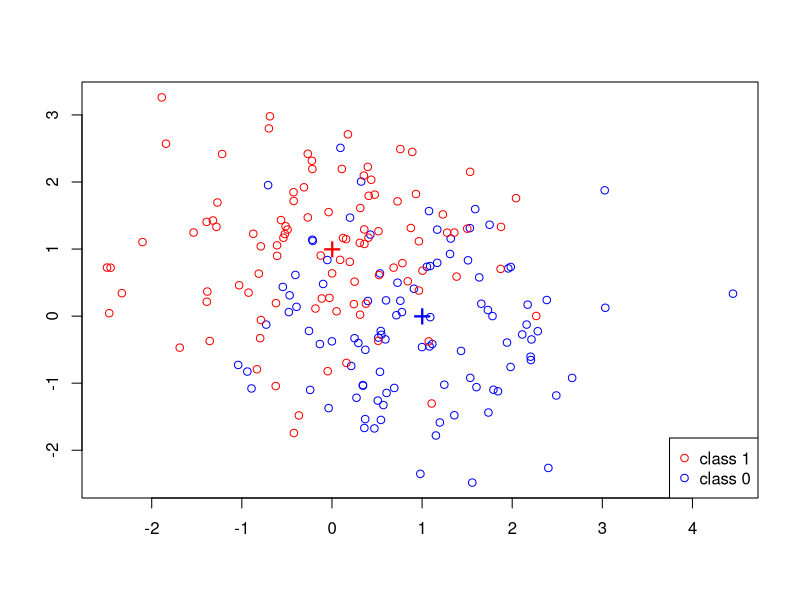
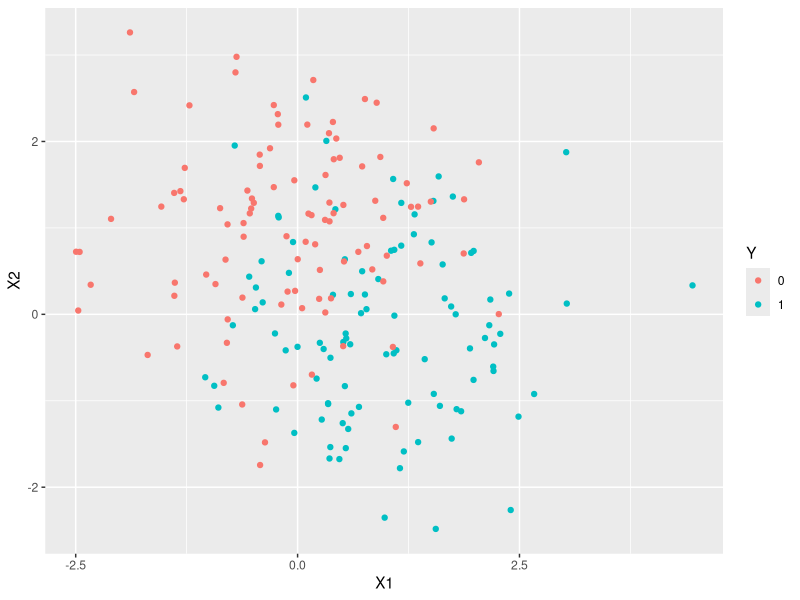
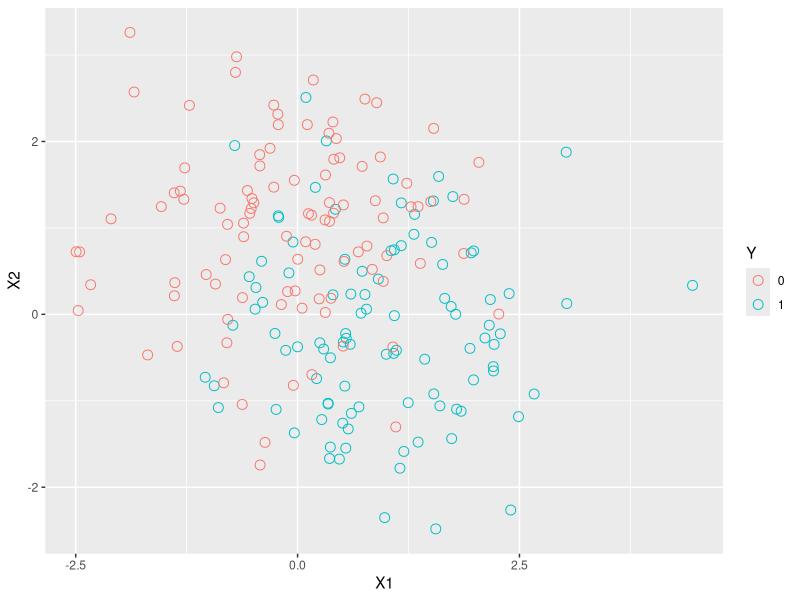
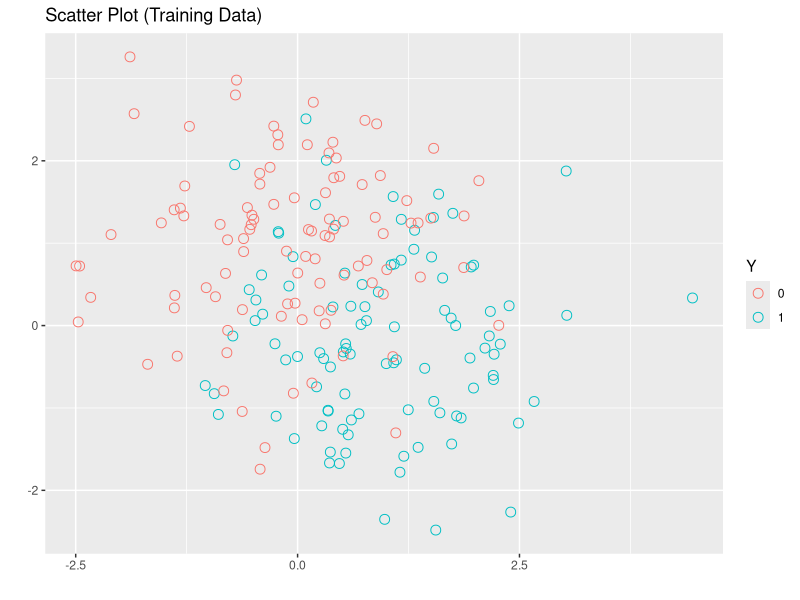
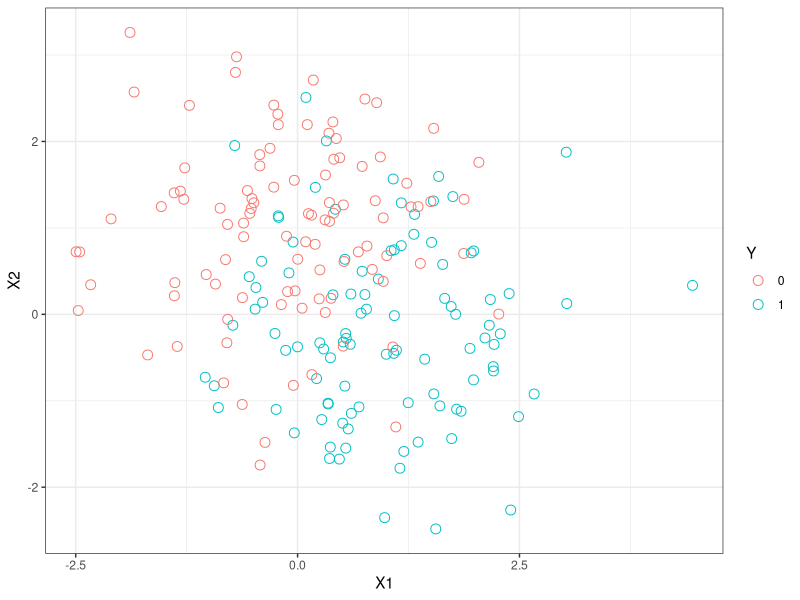
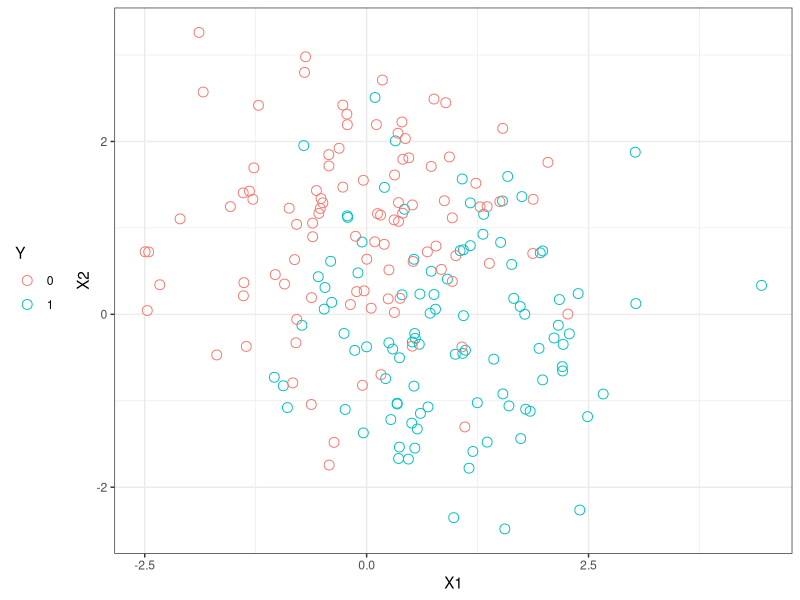
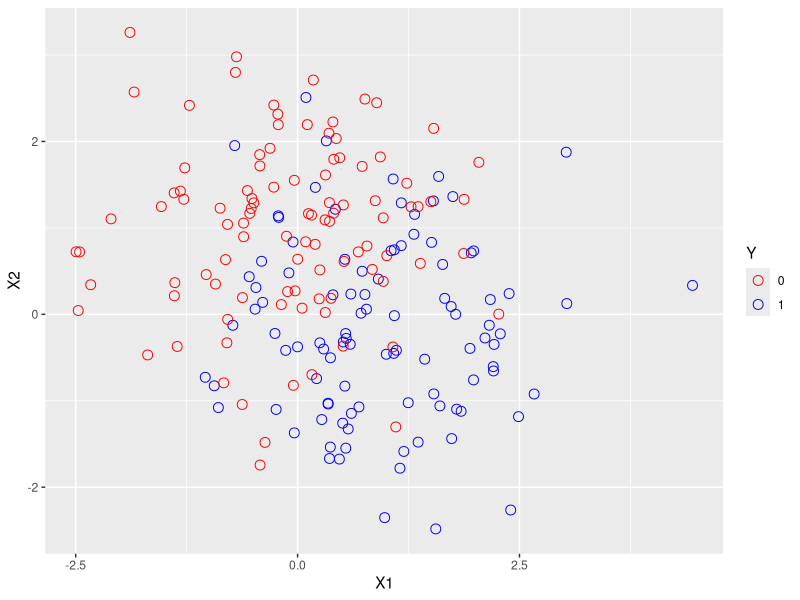
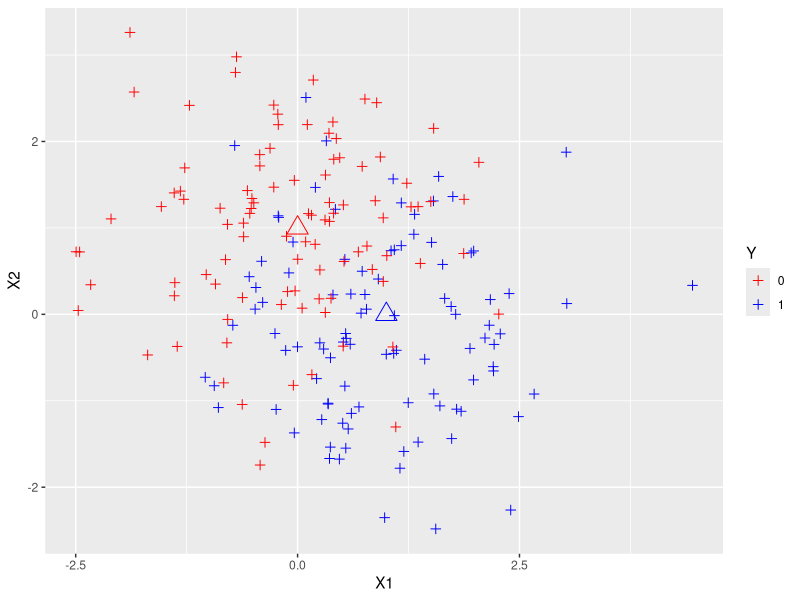

R code for these plots, in order:
## ---- chunk 1
p = 2;      
s = 1;      # sd for generating x              
m1 = c (1,0);
m0 = c(0,1);
## ---- chunk 2
n = 100;  # generate the train data; n for each class
traindata = matrix(rnorm(2*n*p), 2*n, p)*s + 
  rbind(matrix(rep(m1, n), nrow = n, byrow=TRUE),
        matrix(rep(m0, n), nrow = n, byrow=TRUE))

dim(traindata)
Ytrain = factor(c(rep(1,n), rep(0,n)))
## ---- chunk 3
N = 5000; 
testdata = matrix(rnorm(2*N*p), 2*N, p)*s + 
  rbind(matrix(rep(m1, N), nrow = N, byrow=TRUE), 
        matrix(rep(m0, N), nrow = N, byrow=TRUE))
Ytest = factor(c(rep(1,N), rep(0,N)))
## ---- chunk 4
plot(traindata[,1], traindata[,2], type="n", xlab="", ylab="")

# add points from class 1
points(traindata[1:n,1], traindata[1:n,2], col="blue");                
# add points from class 0
points(traindata[(n+1):(2*n),1], traindata[(n+1):(2*n),2], 
       col="red"); 

# add the 10 centers for class 1
points(m1[1], m1[2], pch = "+", cex = 2, col = "blue");    
# add the 10 centers for class 0
points(m0[1], m0[2], pch = "+", cex = 2, col = "red");   

legend("bottomright", pch = c(1,1), col = c("red", "blue"), 
       legend = c("class 1", "class 0"))
## ---- chunk 5
library(ggplot2)

## ggplot only accepts dataframe
mytraindata = data.frame(X1 = traindata[,1], 
                         X2 = traindata[,2], 
                         Y = Ytrain)

## plot the data and color by the Y label
qplot(X1, X2, data = mytraindata, colour = Y)

## change the shape and size of the points
qplot(X1, X2, data = mytraindata, colour = Y, 
      shape = I(1), size = I(3))

## change x,y labels and add titles
qplot(X1, X2, data = mytraindata, colour = Y, 
      shape = I(1), size = I(3),
      main = "Scatter Plot (Training Data)", 
      xlab="", ylab="")

## want to remove the gray background? Change theme
qplot(X1, X2, data = mytraindata, colour = Y, 
      shape = I(1), size = I(3)) + theme_bw()

## more theme options
## A single command would be a little lengthy. We can save 
## the output of qplot into an object "myplot"

myplot = qplot(X1, X2, data = mytraindata, colour = Y,
               shape = I(1), size = I(3))
myplot = myplot + theme_bw();
myplot + theme(legend.position="left")
?theme

## How to adding the two centers on 
## existing plot, we need to use the command "ggplot"
?ggplot
myplot = ggplot(mytraindata, aes(X1, X2))

## use user-specified color
myplot + geom_point(aes(color = Y), shape = 1, size = 3) + scale_color_manual(values = c("red", "blue"))

## add the two centers; 
## change shape and size;
## use user-sepecified color
myplot = ggplot(mytraindata,aes(X1, X2)) +
  geom_point(aes(colour = Y), shape = 3, size = 2) + 
  scale_color_manual(values = c("red", "blue"))   

myplot + 
  geom_point(data = data.frame(X1 = m1[1], X2 = m1[2]), 
             aes(X1, X2), colour = "blue", shape = 2, size = 5) +
  geom_point(data = data.frame(X1 = m0[1], X2 = m0[2]), 
             aes(X1, X2), colour = "red", shape = 2, size = 5)
## ---- chunk 6
library(class) 

## Choice of the neighhood size. 
## Here I just use the values from the textbook
myk = c(151, 101, 69, 45, 31, 21, 11, 7, 5, 3, 1)
m = length(myk);

train.err.knn = rep(0,m);
test.err.knn = rep(0, m);

for( j in 1:m){
  Ytrain.pred = knn(traindata, traindata, Ytrain, k = myk[j])
  train.err.knn[j] = sum(Ytrain != Ytrain.pred)/(2*n)
  Ytest.pred = knn(traindata, testdata, Ytrain,k = myk[j])
  test.err.knn[j] = sum(Ytest != Ytest.pred)/(2*N)
}
## ---- chunk 7
RegModel = lm(as.numeric(Ytrain) - 1 ~ traindata)
Ytrain_pred_LS = as.numeric(RegModel$fitted > 0.5)
Ytest_pred_LS = RegModel$coef[1] + RegModel$coef[2] * testdata[,1] + 
  RegModel$coef[3] * testdata[,2]
Ytest_pred_LS = as.numeric(Ytest_pred_LS > 0.5)

## cross tab for training data and training error
table(Ytrain, Ytrain_pred_LS);   
train.err.LS = sum(Ytrain !=  Ytrain_pred_LS) / (2*n);  

## cross tab for test data and test error
table(Ytest, Ytest_pred_LS);     
test.err.LS = sum(Ytest !=  Ytest_pred_LS) / (2*N);  
## ---- chunk 8
Ytest_pred_Bayes = as.numeric(2*testdata %*% matrix(m1-m0, nrow=2) > (sum(m1^2)-sum(m0^2)));

test.err.Bayes = sum(Ytest !=  Ytest_pred_Bayes) / (2*N)
## ---- chunk 9
plot(c(0.5,m), range(test.err.LS, train.err.LS, test.err.knn, train.err.knn),
     type="n", xlab="Degree of Freedom", ylab="Error", xaxt="n")

df = round((2*n)/myk)
axis(1, at = 1:m, labels = df)
axis(3, at = 1:m, labels = myk)

points(1:m, test.err.knn, col="red", pch=1);
lines(1:m, test.err.knn, col="red", lty=1);
points(1:m, train.err.knn, col="blue", pch=1);
lines(1:m, train.err.knn, col="blue", lty=2);

points(3, train.err.LS, pch=2, cex=2, col="blue")
points(3, test.err.LS, pch=2, cex=2, col="red")

abline(test.err.Bayes, 0, col="purple")
## ---- chunk 10
csize = 10;       # number of centers
p = 2;      
s = 1;      # sd for generating the centers within each class                    
m1 = matrix(rnorm(csize*p), csize, p)*s + cbind( rep(1,csize), rep(0,csize));
m0 = matrix(rnorm(csize*p), csize, p)*s + cbind( rep(0,csize), rep(1,csize));

n=100;  
# Randomly allocate the n samples for class 1  to the 10 clusters
id1 = sample(1:csize, n, replace = TRUE);
# Randomly allocate the n samples for class 1 to the 10 clusters
id0 = sample(1:csize, n, replace = TRUE);  

s= sqrt(1/5);                               # sd for generating x. 

traindata = matrix(rnorm(2*n*p), 2*n, p)*s + rbind(m1[id1,], m0[id0,])
Ytrain = factor(c(rep(1,n), rep(0,n)))

N = 5000;  
id1 = sample(1:csize, N, replace=TRUE);
id0 = sample(1:csize, N, replace=TRUE); 
testdata = matrix(rnorm(2*N*p), 2*N, p)*s + 
  rbind(m1[id1,], m0[id0,])
Ytest = factor(c(rep(1,N), rep(0,N)))

plot(traindata[, 1], traindata[, 2], type = "n", xlab = "", ylab = "")

points(traindata[1:n, 1], traindata[1:n, 2], col = "blue");
points(traindata[(n+1):(2*n), 1], traindata[(n+1):(2*n), 2], col="red"); 

points(m1[1:csize, 1], m1[1:csize, 2], pch="+", cex=1.5, col="blue");    
points(m0[1:csize, 1], m0[1:csize, 2], pch="+", cex=1.5, col="red");   

legend("bottomleft", pch = c(1,1), col = c("red", "blue"), 
       legend = c("class 1", "class 0"))

mixnorm=function(x){
  ## return the density ratio for a point x, where each 
  ## density is a mixture of normal with 10 components
  sum(exp(-apply((t(m1)-x)^2, 2, sum)*5/2))/sum(exp(-apply((t(m0)-x)^2, 2, sum)*5/2))
}

Ytest_pred_Bayes = apply(testdata, 1, mixnorm)
Ytest_pred_Bayes = as.numeric(Ytest_pred_Bayes > 1);
table(Ytest, Ytest_pred_Bayes); 
test.err.Bayes = sum(Ytest !=  Ytest_pred_Bayes) / (2*N)
